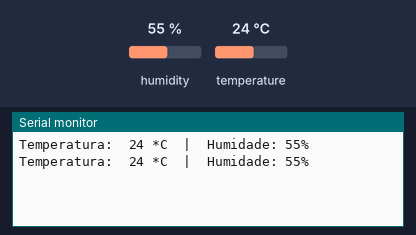
Recording of a sketch running on a simulated ESP8266 (NodeMCU). Parts: the last lines printed to the serial monitor. The test bench sets the inputs (shaded band); at power-on: humidity 55 %, temperature 24 °C.

Above: at 5.8 s.
5.9 s: humidity set to 22 %
At 10.4 s:
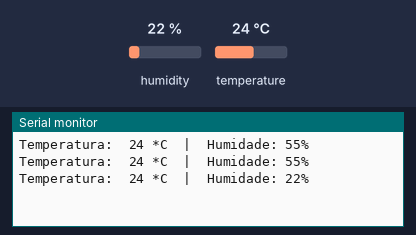
11.9 s: temperature set to 12 °C
At 16.2 s:
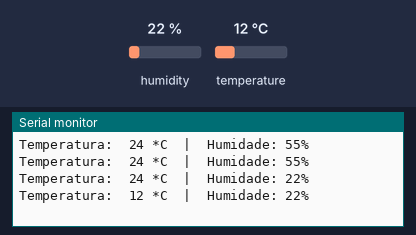
17.9 s: humidity set to 40 %
At 20.9 s:
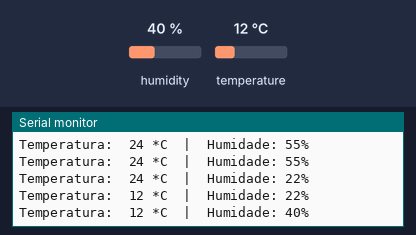
Timing chart, 0 to 22.4 s (numbered marks = the images above; inputs shaded):
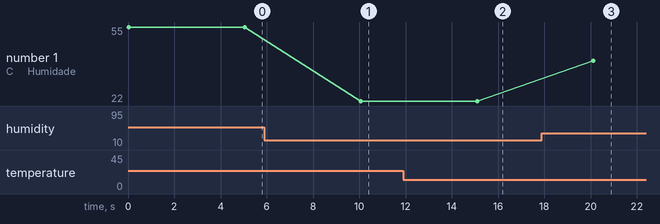

Measured:
- after the input at 5.9 s, the serial monitor: prints a new line after 4.2 s (image 1)
- after the input at 11.9 s, the serial monitor: prints a new line after 3.2 s (image 2)
- after the input at 17.9 s, the serial monitor: prints a new line after 2.2 s (image 3)
- plotted number 1: 55 → 22 after the input at 5.9 s, 22 → 40 after the input at 17.9 s

The sketch:

dht11_node.ino
```cpp
#include "DHT.h"
#define DHTPIN D3
#define DHTTYPE DHT11
DHT dht(DHTPIN,DHTTYPE);
int umidade, temperatura;

void setup() {
  Serial.begin(9600);
  dht.begin();
}

void loop() {

  read_temp_umid();
}


void read_temp_umid() {
  int umidade = dht.readHumidity();
  int temperatura = dht.readTemperature(false);
  Serial.print("Temperatura:  ");
  Serial.print(temperatura);
  Serial.print(" *C  |");
  Serial.print("  Humidade: ");
  Serial.print(umidade);
  Serial.println("%");
  delay(5000);
}
```
